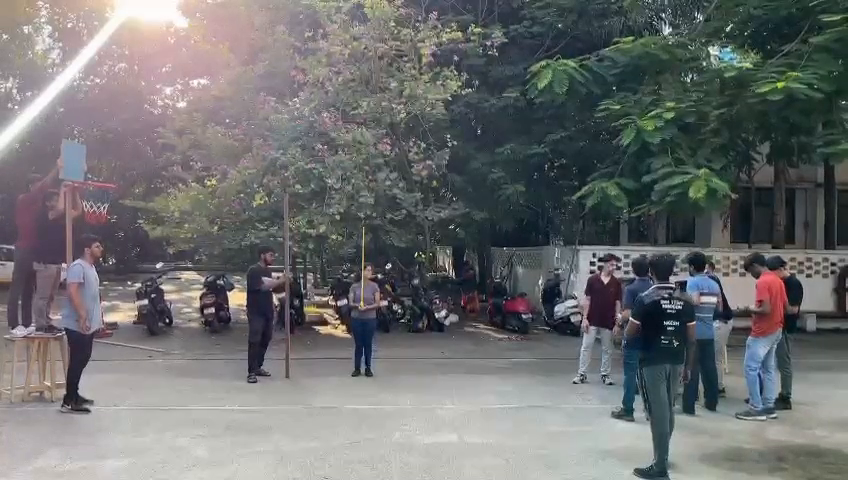
#> input picture frame 13 of Python Programs/BallProjectile/basketball_cut.mp4, 848 x 480 px
$ python BallTracker.py
#> lines starting #> are read from the running program, lines starting #| are printed output that depends on the picture; after the words box and inside, x2 and y2 are one past the last pixel; in counts of white or black regions, pixels touching at a corner belong together; long printed decimals are rounded
import math
import cv2 as cv
import numpy as np
import time


def color_masking(frame, color_lower, color_upper):
    # Convert frame to HSV
    hsv = cv.cvtColor(frame, cv.COLOR_BGR2HSV)

    # Construct a mask for the specified color
    mask = cv.inRange(hsv, color_lower, color_upper)
    # Erode small contours
    mask = cv.erode(mask, None, iterations=5)
    # Dilate remaining contours
    mask = cv.dilate(mask, None, iterations=5)
    return mask


def large_contour_find(frame, mask):
    # Contour find function, draws contours and plots the center
    try:
        # Find contours on the mask
        cnts, _ = cv.findContours(
            mask, cv.RETR_EXTERNAL, cv.CHAIN_APPROX_SIMPLE)
        # Check if contours are present
        if cnts:
            # Find largest contour
            largest_contour = max(cnts, key=cv.contourArea)
            # Create a blank image to draw contours on
            contour_img = np.zeros_like(frame)
            # Draw contours on the blank image
            cv.drawContours(contour_img, [largest_contour], -1, (0, 255, 0), 3)
            # Add the contours to the masked frame
            return [largest_contour, contour_img]
        else:
            return [None, mask]
    except:
        return [None, mask]


def center_find(cnt, img):
    # Iterate through countour and find center and plot on image
    M = cv.moments(cnt)
    m00 = M["m00"]
    if m00 != 0:
        cX = int(M["m10"] / m00)
        cY = int(M["m01"] / m00)
        # Draw a circle on center of contour and label it
        cv.circle(img, (cX, cY), 7, (255, 255, 255), -1)
        cv.putText(img, "center", (cX - 20, cY - 20),
                   cv.FONT_HERSHEY_SIMPLEX, 0.5, (255, 255, 255), 2)
        return [img, cX, cY]
    else:
        return [img, None, None]


# [24 lines left out: function velo_draw, not called in this run]


def traj_draw(c_data, contour_img):
    for index, data in enumerate(c_data):
        cv.circle(contour_img, [data[0], data[1]], 5, (0, 255, 0), -1)
        if index > 0:
            cv.line(contour_img, [data[0], data[1]], [
                    c_data[index - 1][0], c_data[index - 1][1]], (0, 255, 0), 2)
    return contour_img


# [24 lines left out: function traj_pred, not called in this run]


# Variable Set
# Assign upper and lower values from ColorThresholdTesting
ColorLower = (172, 62, 102)
# ColorUpper = (2, 53, 77)
ColorUpper = (179, 255, 255)


# ColorLower = (0, 139, 0)
# ColorUpper = (180, 255, 255)

c_data = []  # Create empty c_data matrice


# ORIGINAL VIDEO
cap = cv.VideoCapture('basketball_cut.mp4')  # Create video element
while True:
    # Get webcam frame
    ret, frame = cap.read()
#> frame is the input picture: shape (480, 848, 3); mean B, G, R 112.1, 111.7, 110.4
    if not ret:
        print("No Image Found")
        break
    # Display the Original Image

    cv.imshow('Original Video', frame)
    time.sleep(.05)
    # break loop with q key press
    if cv.waitKey(1) & 0xFF == ord('q'):
#> (key q is pressed here)
        break
# Wait indefinitely until a key is pressed before displaying the masked video
cv.waitKey(0)
cap.release()  # Release the video capture object and reopen it to start from the beginning

# MASKED VIDEO
cap = cv.VideoCapture('basketball_cut.mp4')
while True:
    # Get webcam frame
    ret, frame = cap.read()
    if not ret:
        cv.waitKey(0)
        break

    # convert frame to HSV
    mask = color_masking(frame, ColorLower, ColorUpper)
#> in color_masking, `hsv = cv.cvtColor(frame, cv.COLOR_BGR2HSV)`: hsv: shape (480, 848, 3); mean H, S, V 84.1, 41.4, 118.4
#> in color_masking, `mask = cv.inRange(hsv, color_lower, color_upper)`:
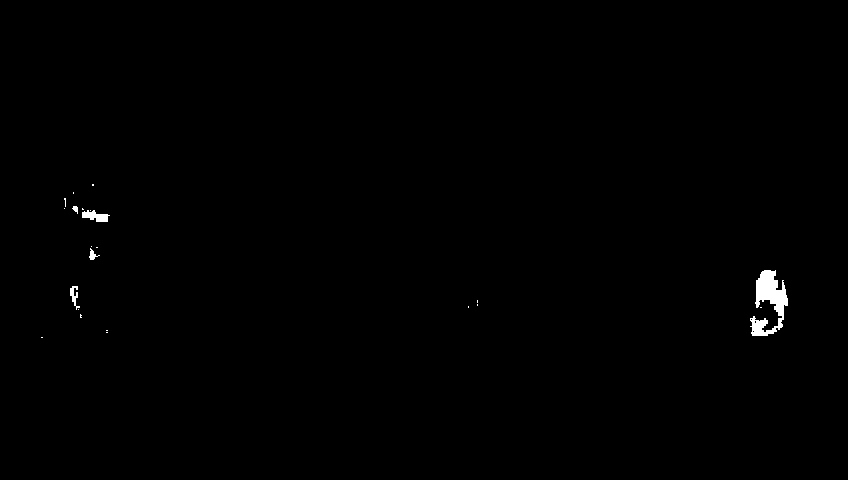
#> mask: shape (480, 848); 0.41% white; 22 white regions (17 under 20 px), largest, box (x1, y1, x2, y2) and area: (750, 270, 788, 336) 1249, (82, 210, 110, 222) 200, (70, 286, 80, 310) 102, (89, 248, 100, 260) 55, (72, 206, 78, 214) 29
#> in color_masking, `mask = cv.erode(mask, None, iterations=5)`:
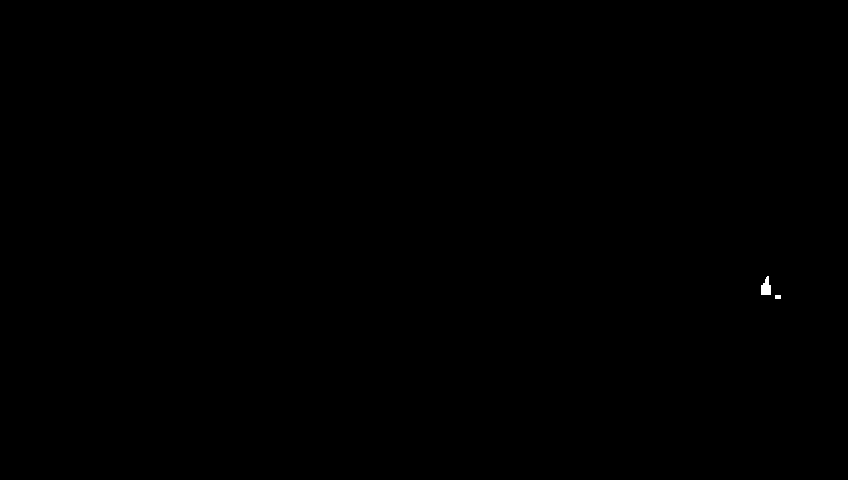
#> mask: shape (480, 848); 0.04% white; 2 white regions, box (x1, y1, x2, y2) and area: (761, 276, 771, 295) 136, (775, 295, 781, 299) 24
#> in color_masking, `mask = cv.dilate(mask, None, iterations=5)`:
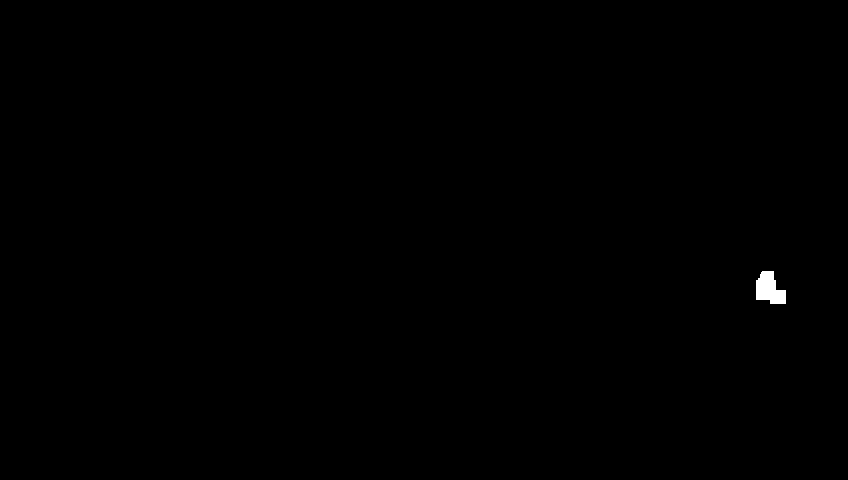
#> mask: shape (480, 848); 0.17% white; 1 white region

    # Display the Masked Image in full screen
    cv.imshow('Masked Video', mask)
    time.sleep(.05)

    # break loop with q key press
    if cv.waitKey(1) & 0xFF == ord('q'):
#> (key q is pressed here)
        break

cv.waitKey(0)
cap.release()  # Release the video capture object and reopen it to start from the beginning

# CONTOUR VIDEO
cap = cv.VideoCapture('basketball_cut.mp4')
fps = cap.get(cv.CAP_PROP_FPS)
while True:
    # Get video frame
    ret, frame = cap.read()
    if not ret:
        break

    # Display the Contour Image in full screen
    [largest_contour, contour_img] = large_contour_find(
        frame, color_masking(frame, ColorLower, ColorUpper))
#> in large_contour_find, `cnts, _ = cv.findContours( mask, cv.RETR_EXTERNAL, cv.CHAIN_APPROX_SIM..`: cnts = 1 contour; box (x1, y1, x2, y2) and area: (756, 271, 786, 304) 632
#> in large_contour_find, `largest_contour = max(cnts, key=cv.contourArea)`: largest_contour = contour of 22 points, box (x1, y1, x2, y2) (756, 271, 786, 304), area 632
    if largest_contour is not None:
        [contour_img, cX, cY] = center_find(largest_contour, contour_img)
#> in center_find, `M = cv.moments(cnt)`: M = moments, m00 631.5, centre m10/m00, m01/m00 = (768.9, 288.7)
#> in center_find, `m00 = M["m00"]`: m00 = 631.5
#> in center_find, `cX = int(M["m10"] / m00)`: cX = 768
#> in center_find, `cY = int(M["m01"] / m00)`: cY = 288
#> in center_find, `cv.putText(img, "center", (cX - 20, cY - 20), cv.FONT_HERSHEY_SIMPLEX,..`:
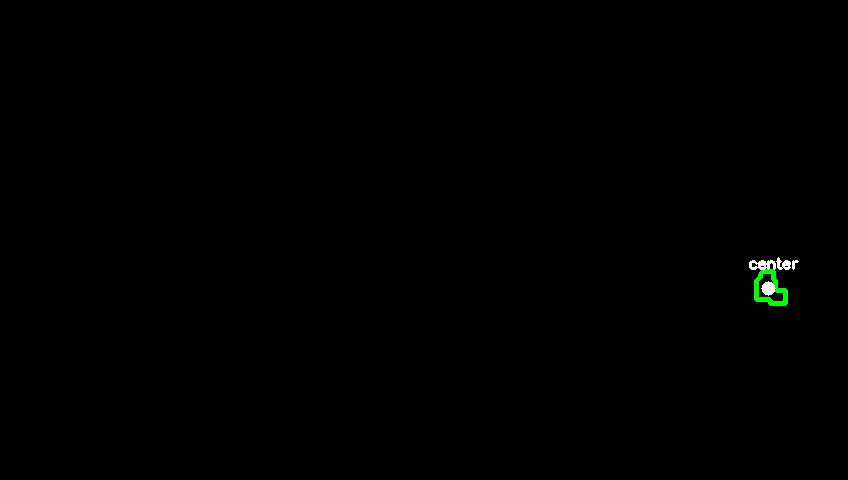
#> img: shape (480, 848, 3); mean of channels 0, 1, 2 0.3, 0.6, 0.3; drawn as B, G, R
#> cX = 768; cY = 288
        c_data.append([cX, cY, time.time(), None, None, None, None])
        traj_draw(c_data, contour_img)
#> the loop in traj_draw, `for index, data in enumerate(c_data):` made 1 pass
#> after the loop in traj_draw, `for index, data in enumerate(c_data):`: contour_img: shape (480, 848, 3); 0.02% of pixels changed, all inside (x1, y1, x2, y2) = (763, 283, 774, 294)
        if len(c_data) > 1:
            [c_data, contour_img] = velo_draw(c_data, contour_img, fps)
        if len(c_data) == 5:
            cv.waitKey(0)
            points = traj_pred(c_data, contour_img)
            # Draw the trajectory on the image using cv2.line
            cv.polylines(contour_img, [points], isClosed=False, color=(
                255, 0, 0), thickness=2)
            cv.imshow('Contour Video', contour_img)
            cv.waitKey(0)
    else:
        continue

    if len(c_data) > 5:  # print predicted trajectory onto contour_img
        # Draw the trajectory on the image using cv2.line
        cv.polylines(contour_img, [points], isClosed=False, color=(
            255, 0, 0), thickness=2)

    cv.imshow('Contour Video', contour_img)

    if cv.waitKey(1) & 0xFF == ord('q'):  # break loop with q key press
#> (key q is pressed here)
        break

for row in c_data:
    print(row)
#> this loop made 1 pass
#| [768, 288, 1795179771.926, None, None, None, None]

cv.waitKey(0)
cap.release()  # Release the video capture object and close all windows
cv.destroyAllWindows()

$ run again, starting later in the video
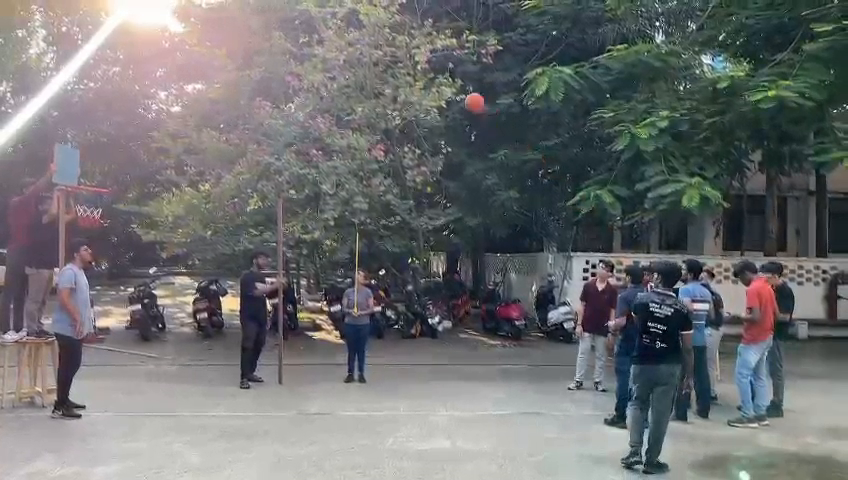
#> input picture frame 58 of Python Programs/BallProjectile/basketball_cut.mp4, 848 x 480 px
#> frame is the input picture: shape (480, 848, 3); mean B, G, R 113.5, 112.8, 111.6
#> hsv: shape (480, 848, 3); mean H, S, V 85.5, 40.9, 119.8
#> in color_masking, `mask = cv.inRange(hsv, color_lower, color_upper)`:
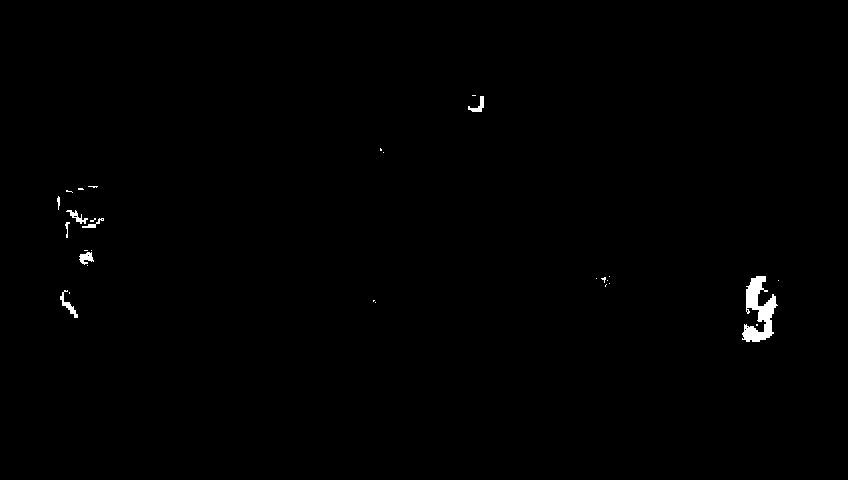
#> mask: shape (480, 848); 0.46% white; 29 white regions (21 under 20 px), largest, box (x1, y1, x2, y2) and area: (742, 276, 778, 342) 1169, (60, 290, 78, 318) 136, (79, 252, 94, 265) 116
#> cnts = 2 contours; box (x1, y1, x2, y2) and area: (746, 278, 762, 308) 309, (759, 306, 772, 320) 152
#> in large_contour_find, `largest_contour = max(cnts, key=cv.contourArea)`: largest_contour = contour of 10 points, box (x1, y1, x2, y2) (746, 278, 762, 308), area 309
#> M = moments, m00 309, centre m10/m00, m01/m00 = (753.1, 292.8)
#> m00 = 309
#> in center_find, `cX = int(M["m10"] / m00)`: cX = 753
#> in center_find, `cY = int(M["m01"] / m00)`: cY = 292
#> `[contour_img, cX, cY] = center_find(largest_contour, contour_img)`: cX = 753; cY = 292
#> the loop in traj_draw, `for index, data in enumerate(c_data):` made 1 pass
#> the loop `for row in c_data:` made 1 pass
#| [753, 292, 1795179772.557, None, None, None, None]
